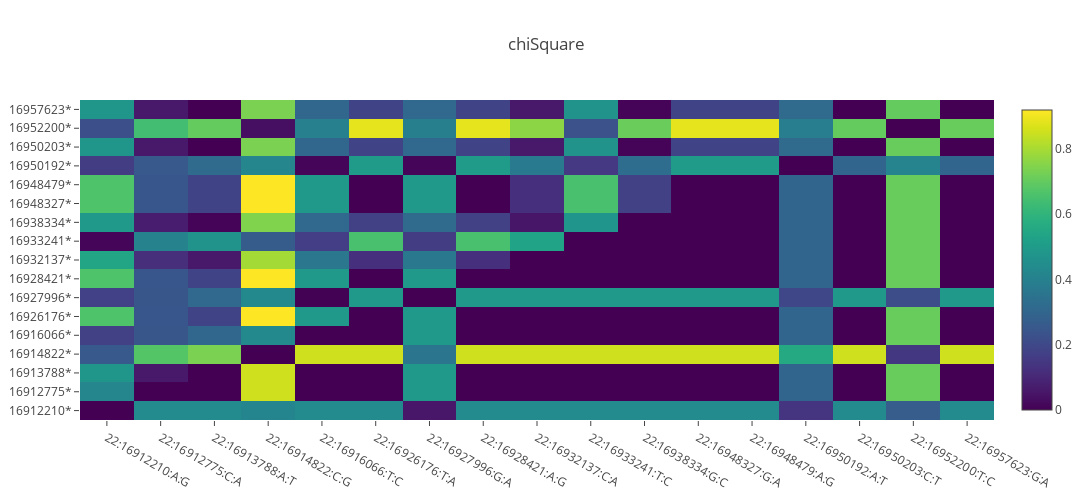

The notebook cell saved with this chart:
### Code cell
import numpy as np
import plotly.graph_objs as go
import plotly.offline as py
from plotly.offline import get_plotlyjs, init_notebook_mode

init_notebook_mode(connected = True)

SLCdf = df.filter(array_contains(genes("annotation"), "SLC9B1P4"))

pandasFisher = oskar.fisher(SLCdf, "hgvauser@platinum:illumina_platinum", "KK").select("id", col("Fisher p-value").alias("fisher")).toPandas()
pandasChiSquare = oskar.chiSquare(SLCdf, "hgvauser@platinum:illumina_platinum", "KK").select("id", col("ChiSquare p-value").alias("chiSquare")).toPandas()

labels = pandasFisher["id"].tolist()
labelsPosition = [i.split(":", 3)[1] + "*" for i in labels]

# dim = len(labels)
# X = np.zeros((dim, dim))
# for i in range(dim):
#     for j in range(dim):
#         X[j, i] = np.absolute(pandasChiSquare["chiSquare"][i] - pandasChiSquare["chiSquare"][j])

dim = len(labels)
X = np.zeros((dim, dim))
for i in range(dim):
    for j in range(i, dim):
        X[i, j] = np.absolute(pandasFisher["fisher"][i] - pandasFisher["fisher"][j])
for i in range(dim):
    for j in range(i, dim):
        X[j, i] = np.absolute(pandasChiSquare["chiSquare"][i] - pandasChiSquare["chiSquare"][j])

trace = go.Heatmap(x = labels, y = labelsPosition, z = X, colorscale = 'Viridis')
fig = go.Figure(data = [trace])
fig['layout'].update({ 'title':'chiSquare', 'width':1440, 'height':500})

py.iplot(fig)

### Figure 1 — Plotly figure (JSON) as saved in the notebook; plotly's stock layout.template omitted (floating-point values rounded to 4 significant figures; data arrays with more than 128 entries replaced by an {"elided": "..."} marker saying what was removed)
{"data": [{"colorscale": "Viridis", "type": "heatmap", "uid": "7c025a22-5f14-4ced-815b-68565f26ec62", "x": ["22:16912210:A:G", "22:16912775:C:A", "22:16913788:A:T", "22:16914822:C:G", "22:16916066:T:C", "22:16926176:T:A", "22:16927996:G:A", "22:16928421:A:G", "22:16932137:C:A", "22:16933241:T:C", "22:16938334:G:C", "22:16948327:G:A", "22:16948479:A:G", "22:16950192:A:T", "22:16950203:C:T", "22:16950203:C:T", "22:16952200:T:C", "22:16957623:G:A"], "y": ["16912210*", "16912775*", "16913788*", "16914822*", "16916066*", "16926176*", "16927996*", "16928421*", "16932137*", "16933241*", "16938334*", "16948327*", "16948479*", "16950192*", "16950203*", "16950203*", "16952200*", "16957623*"], "z": {"elided": "18x18 float values"}, "zauto": true, "zmax": 0.9185, "zmin": 0}], "layout": {"height": 500, "title": {"text": "chiSquare"}, "width": 1440, "xaxis": {"autorange": true, "range": [-0.5, 17.5], "type": "category"}, "yaxis": {"autorange": true, "range": [-0.5, 17.5], "type": "category"}}}
